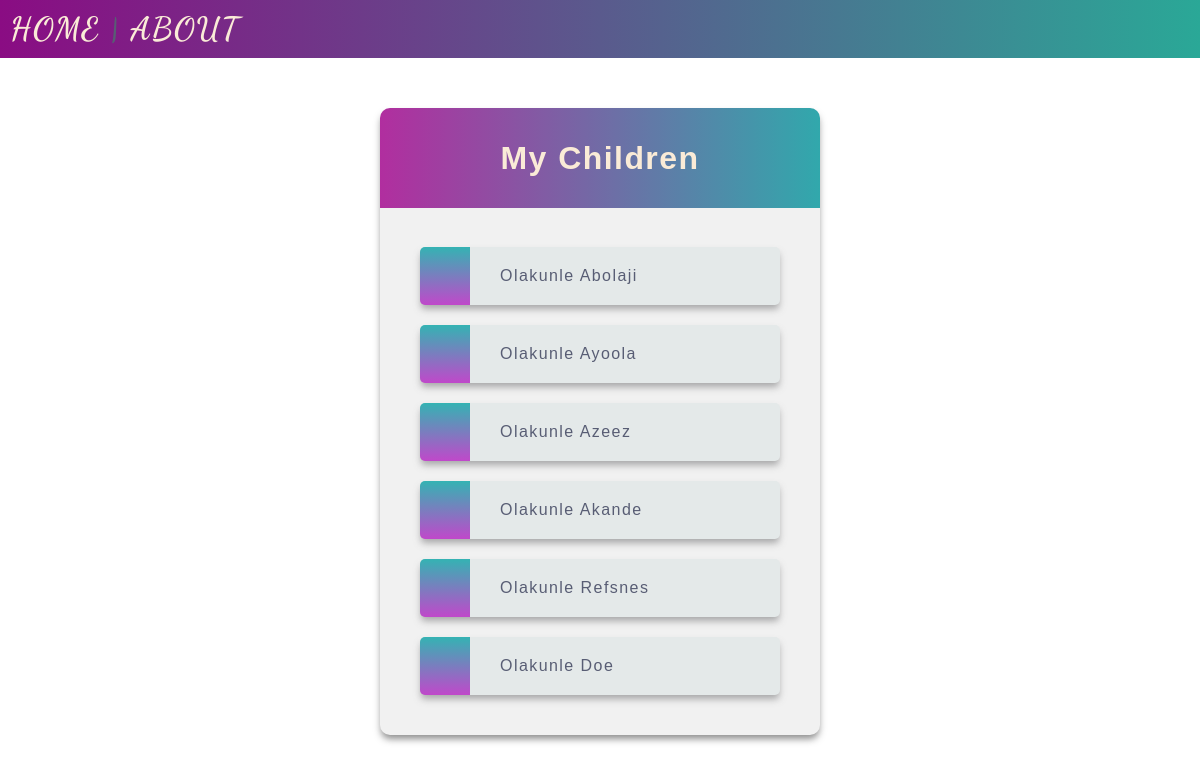
The app's page /mychildren/ with its own data.
### members/models.py (models this page shows)
class Member(models.Model):
    firstname = models.CharField(max_length=255)
    lastname = models.CharField(max_length=255)
    phone_number = models.IntegerField(null=True)
    joined_date = models.DateField(null=True)

### members/views.py (the view)
# urls.py: path("", include("members.urls")),
def members(request):
    mychildren = Member.objects.all().values()
    template = loader.get_template("mychildren.html")
    context = {
        'omomi' : mychildren
    }
    return HttpResponse(template.render(context,request))

### members/templates/mychildren.html (shortened to what this page needs)
{% extends  "master.html"%}
{% block content %}
    <div class="mycard">
        <h1>My Children</h1>
        <ul>
            {% for omo in omomi %}
                <li onclick = 'window.location ="details/{{ omo.lastname }}"'>{{omo.firstname}} {{omo.lastname}}</li>
            {%endfor%}
        </ul>
    </div>
{% endblock %}

### members/templates/master.html (shortened to what this page needs)
{% load static %}
<!DOCTYPE html>
<html lang="en">
<head>
    <link rel="stylesheet" href="{% static 'global.css' %}">
</head>
<body>
    <h1 class="topnav">
        <a href="/">HOME</a> |
        <a href="/testing">ABOUT</a>
    </h1>
    {% block content %} {% endblock %}
</body>
</html>

### productionfiles/global.css (style rules this page uses)
body { margin: 0; padding: 0; font-family: 'Dancing Script', cursive; color: #585d74; letter-spacing: 0.09em; }
.topnav { margin: 0; padding: 10px; background-image: linear-gradient(to right, #8a0c83, #2aa897); }
.topnav a:link, .topnav a:visited { text-decoration: none; color: antiquewhite; }
.mycard { font-family: 'Gill Sans', 'Gill Sans MT', Calibri, 'Trebuchet MS', sans-serif; width: 400px; margin: 50px auto; padding:20px; background-color: #f1f1f1; background-image:linear-gradient(to right, #b12e9f, #31a8ac); background-size: 100% 100px; background-repeat: no-repeat; box-shadow: 0 5px 7px -1px rgba(51, 51, 51, 0.55); border-radius: 10px; }
.mycard h1 { text-align: center; margin: 12px 0px 70px ; color: antiquewhite; }
ul { list-style-type: none; margin: 0; padding: 0; }
li { margin: 20px; padding: 20px; padding-left: 80px; color: #585d74; background-color: rgb(228, 233, 233); box-shadow: 0 5px 7px -1px rgba(107, 108, 110, 0.55); border-radius: 5px; background-image:linear-gradient(to top, #dd32cf, #34b3b3); background-size: 50px 70px; background-repeat: no-repeat; transition: transform 1s ease; cursor: pointer; }
a:link, a:visited { text-decoration: none; color: #1643e9; }

### records on screen
Member: firstname "Olakunle", lastname "Abolaji"
Member: firstname "Olakunle", lastname "Ayoola"
Member: firstname "Olakunle", lastname "Azeez"
Member: firstname "Olakunle", lastname "Akande"
Member: firstname "Olakunle", lastname "Refsnes"
Member: firstname "Olakunle", lastname "Doe"
